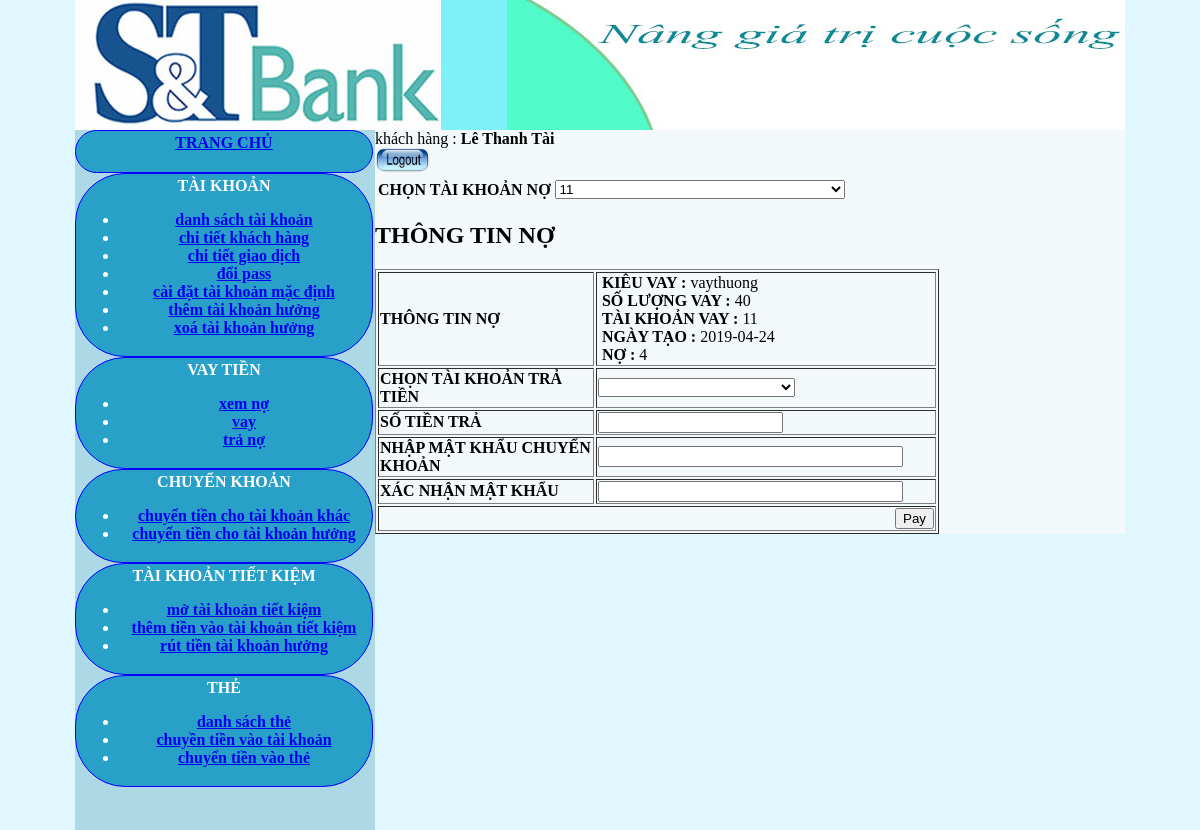
/formtrano.php?taikhoanvay=11 (signed in), run on the app's committed database.
### tables this page shows
CREATE TABLE `kieuvay` (
  `id_kieuvay` int(11) NOT NULL,
  `kieuvay` varchar(25) NOT NULL,
  `toida` double NOT NULL,
  `toithieu` double NOT NULL,
  `laixuat` double NOT NULL,
  `trangthai` varchar(25) NOT NULL
);

CREATE TABLE `vaytien` (
  `id_vay` int(25) NOT NULL,
  `vayid` varchar(50) NOT NULL,
  `kieuvay` varchar(25) NOT NULL,
  `sovay` float NOT NULL,
  `laixuat` float NOT NULL,
  `ngaytao` date NOT NULL,
  `taikhoanid` varchar(25) NOT NULL
);

CREATE TABLE `taikhoan` (
  `id_taikhoan` int(25) NOT NULL,
  `taikhoanid` varchar(25) NOT NULL,
  `id_khachhang` varchar(25) NOT NULL,
  `trangthai` varchar(25) NOT NULL,
  `ngaytao` date NOT NULL,
  `sodu` double NOT NULL,
  `no` double DEFAULT NULL
);

### DBconnect.php (called while the page is built, shortened)
<?php
class control {
	private $con ;
	public function setCon ($conn){
		$this->con = $conn ;
	}
	function control ($conn){
		$this->con = $conn ;
	}
	public function query ($que){
		 $conn = $this->con ;
		return mysqli_query($conn,$que) ;
	}
	public function fetch_arr($que){
		return @mysqli_fetch_assoc($que);
	}
}
$hostname = 'localhost:3306';
$username = 'root';
$password = '';
$dbname = "test2";
$conn = mysqli_connect($hostname, $username, $password,$dbname);
        mysqli_set_charset($conn, 'UTF8');
 $control = new control($conn);
?>

### formtrano.php (the view, shortened to what this page needs)
<!doctype html>
<html>
<head>
	<link rel="stylesheet" type="text/css" href="index.css">
</head>
	<body bgcolor="lightblue" >
	<div id="khung" >
		<?php require("Header.php") ;?>
	 <?php require ("accmenu.php") ;
		require("accheader.php");?>
	 <?php
		require ("DBconnect.php");
		?>
	<?php
	$sql="SELECT * FROM vaytien where ";
      if (isset($_GET["taikhoanvay"]))
	       $sql .= " taikhoanid = '$_GET[taikhoanvay]' " ;
   else {
   if (!isset($_POST["taikhoanvay"]))
		$sql .=" taikhoanid = '$_SESSION[taikhoanid]'"	;
	else $sql .= " taikhoanid = '$_POST[taikhoanvay]'" ;
   }
	$kq = $control->query($sql);
	$arr = $control->fetch_arr($kq);
	@$results_4 = mysqli_query($conn,"SELECT * FROM kieuvay where id_kieuvay=$arr[kieuvay]");
	@$array_4 = mysqli_fetch_assoc($results_4);
?>
	<form id="form2" name="form2" method="get" action="">
	  <table>
			<tr>
        	      <td><strong>CHỌN TÀI KHOẢN  NỢ  </strong></td>
        	   <td><label>
        	       <select name="taikhoanvay" id="taikhoanvay"  onchange="form2.submit()" >
				   <?php
					    $sql = "SELECT * FROM taikhoan where id_khachhang=$_SESSION[id_khachhang] and no > 0";
                        $results_1 = $control->query($sql);
					  while ($rowsacc = $control->fetch_arr($results_1)){
					     ?>
				   <option value="<?php echo $rowsacc["taikhoanid"];?>" <?php
						  if (isset($_GET["taikhoanvay"]) and $_GET["taikhoanvay"] == $rowsacc['taikhoanid']) echo "selected ='selected'" ;?> >
					   <?php echo $rowsacc["taikhoanid"] ?>
					   </option>
					 <?php }  ?>
				   </select>
      	        </label></td>
      	      </tr>
			  </table>
	</form>
	<form id="form1" name="form1" method="post" action="">
     	<h2>THÔNG TIN NỢ</h2>
              <table width="564" height="220" border="1">
                <tr>
                  <td width="203"><strong>THÔNG TIN NỢ</strong></td>
                  <td width="322">
				  <?php
				echo "<b>&nbsp;KIÊU VAY : </b>".$array_4["kieuvay"];
				echo "<br><b>&nbsp;SỐ LƯỢNG VAY : </b>".$arr["sovay"];
				echo "<br><b>&nbsp;TÀI KHOẢN VAY : </b>".$arr["taikhoanid"];
                echo "<br><b>&nbsp;NGÀY TẠO : </b>".$arr["ngaytao"];
	            $sql = "select no from taikhoan where taikhoanid ='$arr[taikhoanid]'";
	            $kq1 = $control->query($sql);
	            $arr1 = $control->fetch_arr($kq1);
	            echo "<br><b>&nbsp;NỢ : </b>".$arr1["no"];
                  ?>
				  </td>
                </tr>
				  <tr>
        	      <td><strong>CHỌN TÀI KHOẢN TRẢ TIỀN</strong></td>
        	      <td><label>
        	        <select name="taikhoanid" id="taikhoanid">
                             <option value="">&nbsp; &nbsp; &nbsp; &nbsp; &nbsp; &nbsp; &nbsp; &nbsp; &nbsp; &nbsp; &nbsp; &nbsp; &nbsp; &nbsp; &nbsp; &nbsp; &nbsp; &nbsp; &nbsp; &nbsp; &nbsp; &nbsp;  &nbsp; &nbsp; </option>
      	            </select>
      	        </label></td>
      	      </tr>
				   <tr>
                  <td><strong>SỐ TIỀN TRẢ</strong></td>
                  <td><input name="payamt" type="number" id="payamt" size="35" /></td>
                </tr>
                <tr>
                  <td><strong>NHẬP MẬT KHẨU CHUYỂN KHOẢN</strong></td>
                  <td><input name="trpass" type="password" id="trpass" size="35" /></td>
                </tr>
                <tr>
                  <td><strong>XÁC NHẬN MẬT KHẨU </strong></td>
                  <td><input name="conftrpass" type="password" id="conftrpass" size="35" /></td>
                </tr>
                <tr>
                  <td colspan="2"><div align="right">
                    <input type="submit" name="pay2" id="pay2" value="Pay" />
                  </div></td>
                </tr>
              </table>
		</div>
</body>
</html>

### index.css (style rules this page uses)
body { background-color: #e1f7ff; margin-top: 0px; margin-bottom: 0px; }
#khung { width: 1050px; margin: auto; background-color: #f3f9fb; }

### data on the page
kieuvay: kieuvay "vaythuong"
vaytien: sovay "40", taikhoanid "11", ngaytao "2019-04-24"
taikhoan: no "4"

### other printed values
$_SESSION["ho"] "Lê Thanh"
$_SESSION["ten"] "Tài"
form field taikhoanvay "11"
